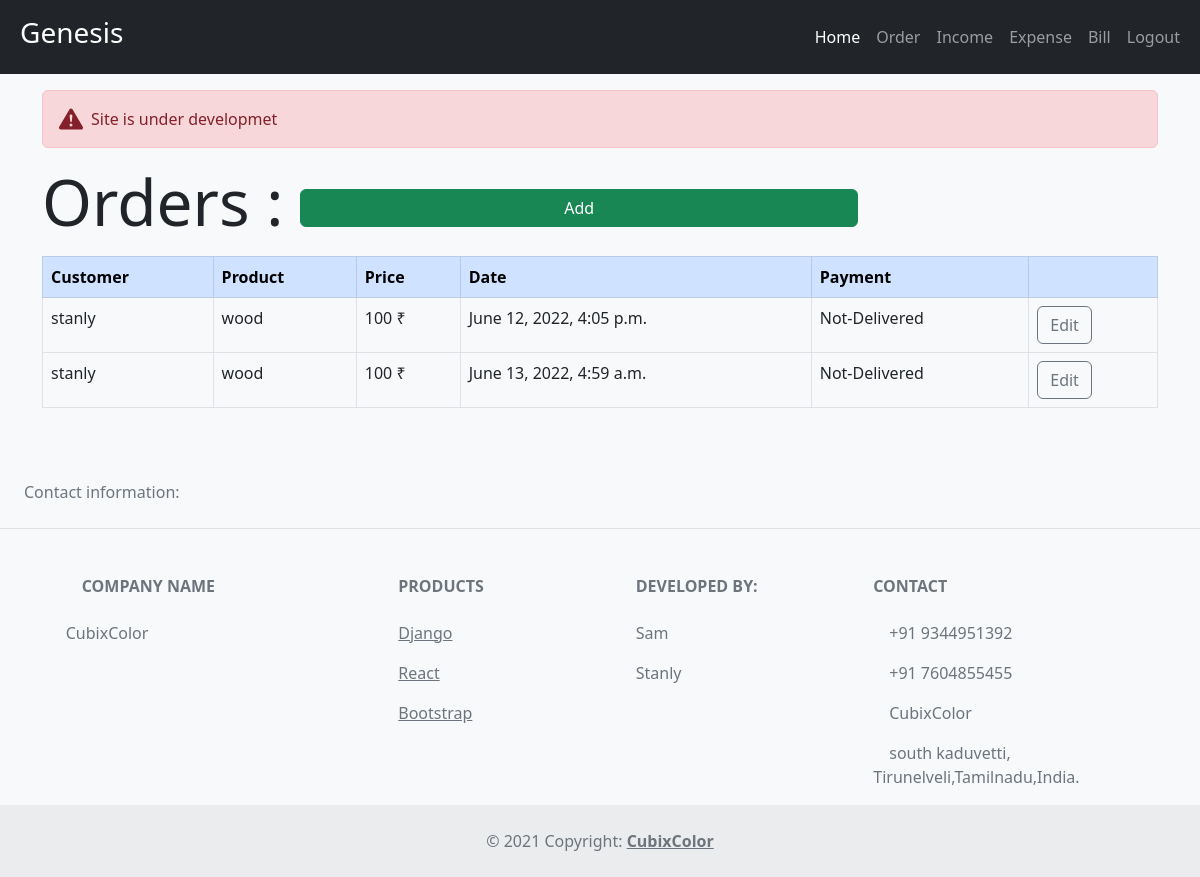
Page /order (signed in) on the committed database.
### app/models.py (models this page shows, shortened)
class Order(models.Model):
    status=(
        ('Delivered','Delivered'),
        ('Not-Delivered','not-Delivered'),
    )
    customer=models.ForeignKey(Customer,null=True,on_delete=models.SET_NULL)
    product=models.ForeignKey(Product,null=True,on_delete=models.SET_NULL)
    date_cretated=models.DateTimeField(auto_now_add=True)
    status=models.CharField(max_length=20,null=True,choices=status)

class Customer(models.Model):
    name=models.CharField(max_length=20,null=True)
    phone=models.CharField(max_length=10,null=True)
    place=models.CharField(max_length=20,blank=True)
    email=models.EmailField(blank=True)
    def __str__(self):
        return self.name

class Product(models.Model):
    name=models.CharField(max_length=15,null=True)
    price=models.IntegerField(null=True)
    def __str__(self):
        return self.name

### app/views.py (the view)
# urls.py: path('order',views.order,name='order'),
@login_required(login_url='login')
def order(request):
    orders=Order.objects.filter(status='Not-Delivered').all()
    context={'orders':orders}
    return render(request,'app/order.html',context)

### app/templates/app/order.html
{% extends 'app/main.html' %}
{% block content %}
<div class="container">
    <h1 class="display-3">Orders : <a href=" {% url 'addord' %} " class="btn btn-success w-50">Add</a> </h1>
    <table class="table table-bordered mt-3">
        <thead class="table-primary">
            <tr>
                <th>Customer</th>
                <th>Product</th>
                <th>Price</th>
                <th>Date</th>
                <th>Payment</th>
                <th></th>
            </tr>
        </thead>
        <tbody>
            {% for i in orders %}
            <tr>
                <td>{{i.customer}}</td>
                <td>{{i.product}}</td>
                <td> {{i.product.price}} ₹</td>
                <td>{{i.date_cretated}}</td>
                <td>{{i.status}}</td>
                <th><a href=" {% url 'up-order' i.id %} " class="btn  btn-outline-secondary">Edit</a></th>
            </tr>
            {% endfor %}
        </tbody>
    </table>
</div>
{% endblock %}

### rows in the picture
Order: customer "stanly", product "wood", product.price "100", date_cretated "June 12, 2022, 4:05 p.m.", status "Not-Delivered"
Order: customer "stanly", product "wood", product.price "100", date_cretated "June 13, 2022, 4:59 a.m.", status "Not-Delivered"
